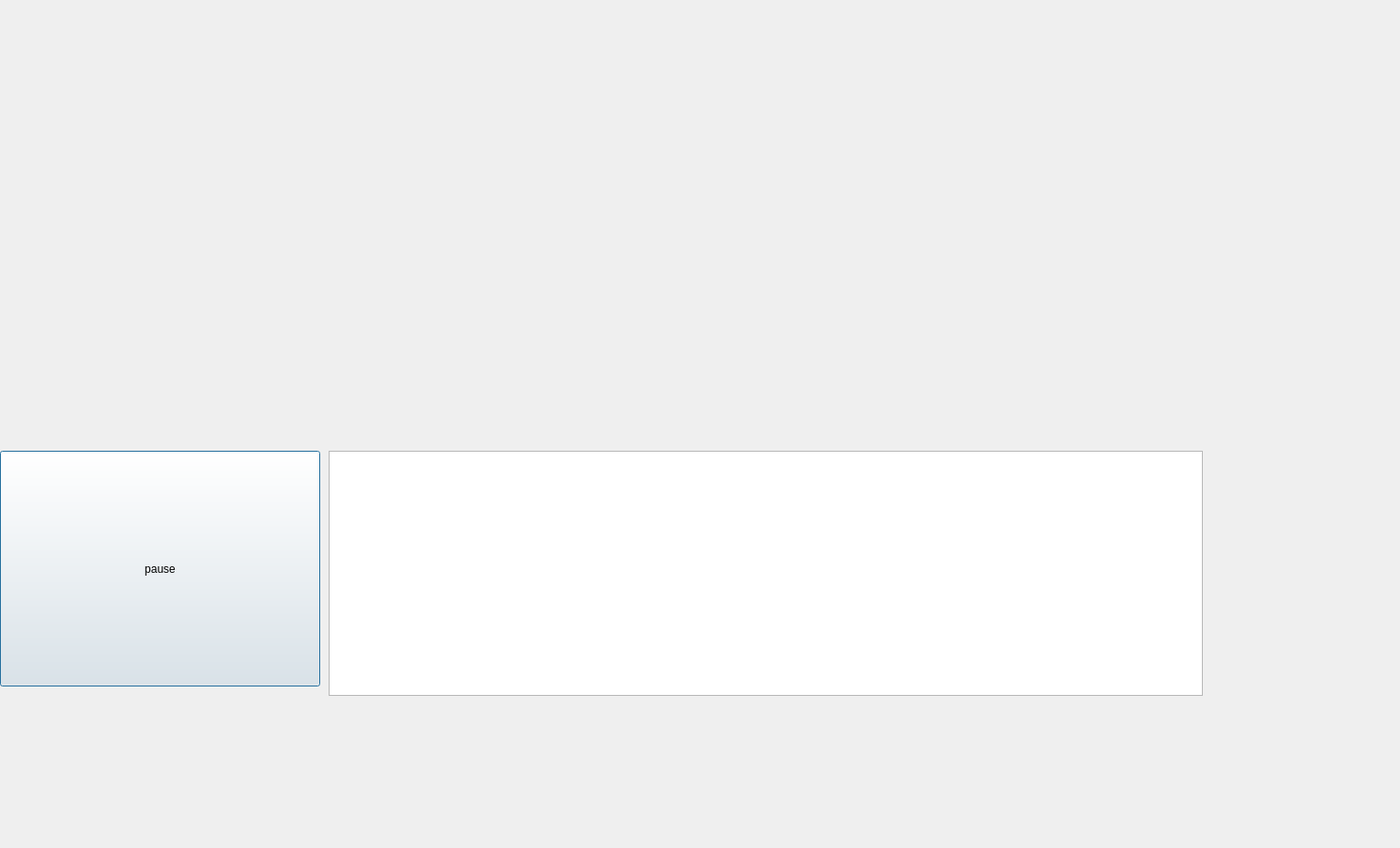
<?xml version="1.0" encoding="UTF-8"?>
<ui version="4.0">
 <class>Dialog</class>
 <widget class="QDialog" name="Dialog">
  <property name="geometry">
   <rect>
    <x>0</x>
    <y>0</y>
    <width>1491</width>
    <height>903</height>
   </rect>
  </property>
  <property name="windowTitle">
   <string>Dialog</string>
  </property>
  <widget class="QLabel" name="lblOrijinal">
   <property name="geometry">
    <rect>
     <x>0</x>
     <y>0</y>
     <width>640</width>
     <height>480</height>
    </rect>
   </property>
   <property name="autoFillBackground">
    <bool>true</bool>
   </property>
   <property name="text">
    <string/>
   </property>
  </widget>
  <widget class="QLabel" name="lblProcess">
   <property name="geometry">
    <rect>
     <x>640</x>
     <y>0</y>
     <width>640</width>
     <height>480</height>
    </rect>
   </property>
   <property name="autoFillBackground">
    <bool>true</bool>
   </property>
   <property name="text">
    <string/>
   </property>
  </widget>
  <widget class="QPushButton" name="btnPause">
   <property name="geometry">
    <rect>
     <x>0</x>
     <y>480</y>
     <width>341</width>
     <height>251</height>
    </rect>
   </property>
   <property name="styleSheet">
    <string notr="true">font: 75 14pt &quot;MS Shell Dlg 2&quot;;</string>
   </property>
   <property name="text">
    <string>pause</string>
   </property>
  </widget>
  <widget class="QPlainTextEdit" name="txtXYRadius">
   <property name="geometry">
    <rect>
     <x>350</x>
     <y>480</y>
     <width>931</width>
     <height>261</height>
    </rect>
   </property>
   <property name="styleSheet">
    <string notr="true">font: 75 10pt &quot;Courier New&quot;;</string>
   </property>
   <property name="readOnly">
    <bool>true</bool>
   </property>
  </widget>
 </widget>
 <resources/>
 <connections/>
</ui>
